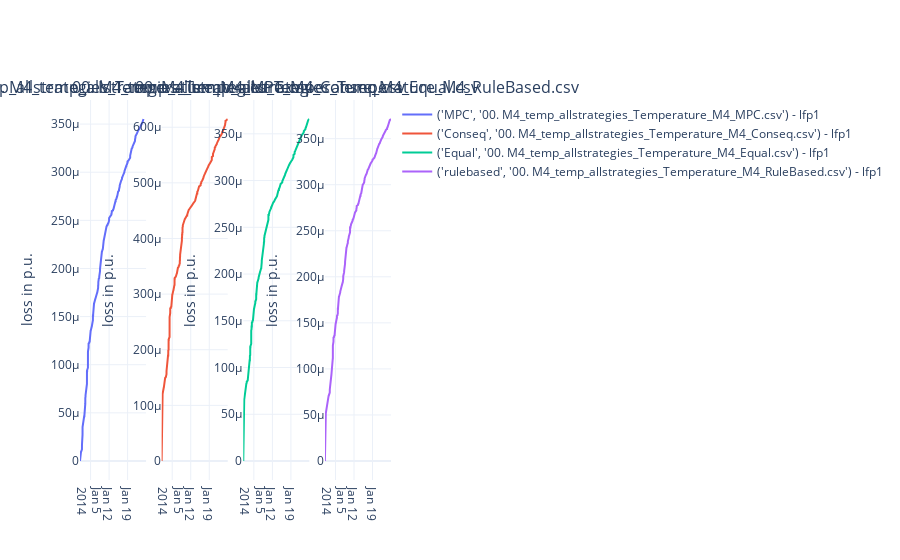

Write notebook code for a chart like this one.
### Code cell
plot_loss_rate(string_loss)

### Figure 1 — Plotly figure (JSON) as saved in the notebook; plotly's stock layout.template omitted (floating-point values rounded to 4 significant figures; data arrays with more than 128 entries replaced by an {"elided": "..."} marker saying what was removed)
{"data": [{"name": "('MPC', '00. M4_temp_allstrategies_Temperature_M4_MPC.csv') - lfp1", "type": "scatter", "x": {"elided": "2399 str values"}, "xaxis": "x", "y": {"elided": "2399 float values"}, "yaxis": "y"}, {"name": "('Conseq', '00. M4_temp_allstrategies_Temperature_M4_Conseq.csv') - lfp1", "type": "scatter", "x": {"elided": "2399 str values"}, "xaxis": "x2", "y": {"elided": "2399 float values"}, "yaxis": "y2"}, {"name": "('Equal', '00. M4_temp_allstrategies_Temperature_M4_Equal.csv') - lfp1", "type": "scatter", "x": {"elided": "2399 str values"}, "xaxis": "x3", "y": {"elided": "2399 float values"}, "yaxis": "y3"}, {"name": "('rulebased', '00. M4_temp_allstrategies_Temperature_M4_RuleBased.csv') - lfp1", "type": "scatter", "x": {"elided": "2399 str values"}, "xaxis": "x4", "y": {"elided": "2399 float values"}, "yaxis": "y4"}], "layout": {"annotations": [{"font": {"size": 16}, "showarrow": false, "text": "00. M4_temp_allstrategies_Temperature_M4_MPC.csv", "x": 0.1062, "xanchor": "center", "xref": "paper", "y": 1, "yanchor": "bottom", "yref": "paper"}, {"font": {"size": 16}, "showarrow": false, "text": "00. M4_temp_allstrategies_Temperature_M4_Conseq.csv", "x": 0.3688, "xanchor": "center", "xref": "paper", "y": 1, "yanchor": "bottom", "yref": "paper"}, {"font": {"size": 16}, "showarrow": false, "text": "00. M4_temp_allstrategies_Temperature_M4_Equal.csv", "x": 0.6313, "xanchor": "center", "xref": "paper", "y": 1, "yanchor": "bottom", "yref": "paper"}, {"font": {"size": 16}, "showarrow": false, "text": "00. M4_temp_allstrategies_Temperature_M4_RuleBased.csv", "x": 0.8938, "xanchor": "center", "xref": "paper", "y": 1, "yanchor": "bottom", "yref": "paper"}], "xaxis": {"anchor": "y", "domain": [0, 0.2125]}, "xaxis2": {"anchor": "y2", "domain": [0.2625, 0.475]}, "xaxis3": {"anchor": "y3", "domain": [0.525, 0.7375]}, "xaxis4": {"anchor": "y4", "domain": [0.7875, 1]}, "yaxis": {"anchor": "x", "domain": [0, 1], "title": {"text": "loss in p.u."}}, "yaxis2": {"anchor": "x2", "domain": [0, 1], "title": {"text": "loss in p.u."}}, "yaxis3": {"anchor": "x3", "domain": [0, 1], "title": {"text": "loss in p.u."}}, "yaxis4": {"anchor": "x4", "domain": [0, 1], "title": {"text": "loss in p.u."}}}}
